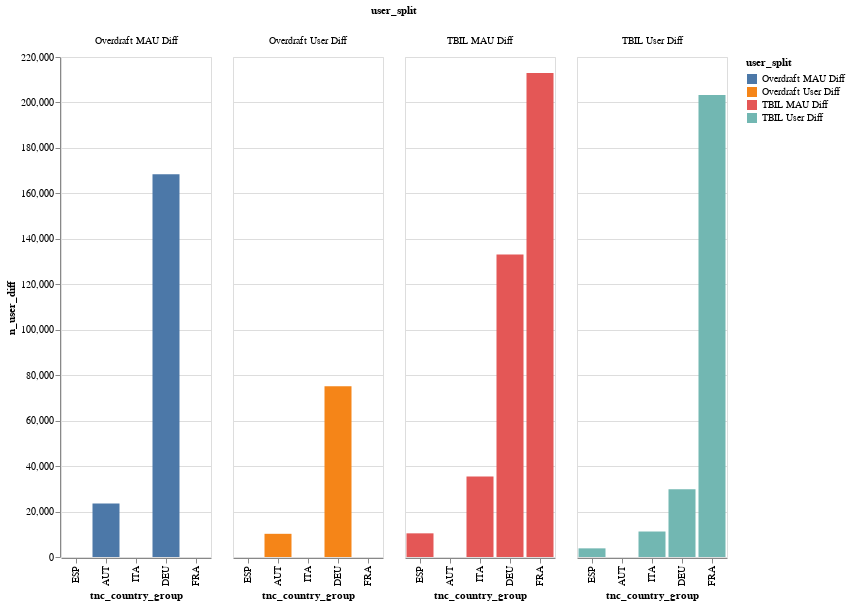

Here is the notebook cell this chart was saved with:
### Code cell
af.column_multi(
    diff_df,
    "user_split",
    "tnc_country_group",
    "n_user_diff",
    "user_split",
    150,
    500,
    "y",
)

### Figure 1 — Vega-Lite specification as saved in the notebook (floating-point values rounded to 4 significant figures)
{"config": {"view": {"continuousWidth": 400, "continuousHeight": 300}}, "data": {"name": "data-bddbdf2be66c57dcd1895cd037bf892e"}, "mark": "bar", "encoding": {"color": {"field": "user_split", "type": "nominal"}, "column": {"field": "user_split", "type": "nominal"}, "tooltip": {"field": "n_user_diff", "type": "quantitative"}, "x": {"field": "tnc_country_group", "sort": "y", "type": "nominal"}, "y": {"field": "n_user_diff", "type": "quantitative"}}, "height": 500, "width": 150, "$schema": "https://vega.github.io/schema/vega-lite/v4.17.0.json", "datasets": {"data-bddbdf2be66c57dcd1895cd037bf892e": [{"user_split": "Overdraft MAU Diff", "tnc_country_group": "AUT       ", "n_user_diff": 23531}, {"user_split": "Overdraft MAU Diff", "tnc_country_group": "DEU       ", "n_user_diff": 168433}, {"user_split": "Overdraft User Diff", "tnc_country_group": "AUT       ", "n_user_diff": 10202}, {"user_split": "Overdraft User Diff", "tnc_country_group": "DEU       ", "n_user_diff": 75143}, {"user_split": "TBIL MAU Diff", "tnc_country_group": "DEU       ", "n_user_diff": 133050}, {"user_split": "TBIL MAU Diff", "tnc_country_group": "ESP       ", "n_user_diff": 10410}, {"user_split": "TBIL MAU Diff", "tnc_country_group": "FRA       ", "n_user_diff": 212952}, {"user_split": "TBIL MAU Diff", "tnc_country_group": "ITA       ", "n_user_diff": 35456}, {"user_split": "TBIL User Diff", "tnc_country_group": "DEU       ", "n_user_diff": 29829}, {"user_split": "TBIL User Diff", "tnc_country_group": "ESP       ", "n_user_diff": 3803}, {"user_split": "TBIL User Diff", "tnc_country_group": "FRA       ", "n_user_diff": 203226}, {"user_split": "TBIL User Diff", "tnc_country_group": "ITA       ", "n_user_diff": 11214}]}}
